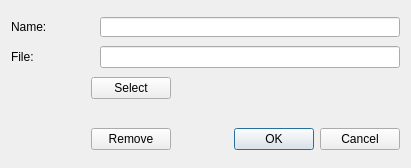
<?xml version="1.0" encoding="UTF-8"?>
<ui version="4.0">
 <class>C_UiScriptFileRecordProperties</class>
 <widget class="QDialog" name="C_UiScriptFileRecordProperties">
  <property name="geometry">
   <rect>
    <x>0</x>
    <y>0</y>
    <width>408</width>
    <height>168</height>
   </rect>
  </property>
  <property name="windowTitle">
   <string>Script</string>
  </property>
  <layout class="QVBoxLayout" name="verticalLayout_2">
   <item>
    <layout class="QVBoxLayout" name="verticalLayout">
     <property name="spacing">
      <number>9</number>
     </property>
     <item>
      <layout class="QHBoxLayout" name="horizontalLayout_4">
       <item>
        <widget class="QLabel" name="NameLabel">
         <property name="minimumSize">
          <size>
           <width>80</width>
           <height>0</height>
          </size>
         </property>
         <property name="text">
          <string>Name:</string>
         </property>
        </widget>
       </item>
       <item>
        <widget class="QLineEdit" name="NameLineEdit">
         <property name="minimumSize">
          <size>
           <width>300</width>
           <height>0</height>
          </size>
         </property>
         <property name="maximumSize">
          <size>
           <width>300</width>
           <height>20</height>
          </size>
         </property>
        </widget>
       </item>
      </layout>
     </item>
     <item>
      <layout class="QHBoxLayout" name="horizontalLayout_2">
       <item>
        <widget class="QLabel" name="FileLabel">
         <property name="minimumSize">
          <size>
           <width>80</width>
           <height>0</height>
          </size>
         </property>
         <property name="text">
          <string>File:</string>
         </property>
        </widget>
       </item>
       <item>
        <widget class="QLineEdit" name="FileLineEdit">
         <property name="minimumSize">
          <size>
           <width>300</width>
           <height>0</height>
          </size>
         </property>
        </widget>
       </item>
      </layout>
     </item>
     <item>
      <layout class="QHBoxLayout" name="horizontalLayout_3">
       <item>
        <spacer name="horizontalSpacer_4">
         <property name="orientation">
          <enum>Qt::Horizontal</enum>
         </property>
         <property name="sizeType">
          <enum>QSizePolicy::Fixed</enum>
         </property>
         <property name="sizeHint" stdset="0">
          <size>
           <width>80</width>
           <height>20</height>
          </size>
         </property>
        </spacer>
       </item>
       <item>
        <widget class="QPushButton" name="SelectButton">
         <property name="text">
          <string>Select</string>
         </property>
        </widget>
       </item>
       <item>
        <spacer name="horizontalSpacer_2">
         <property name="orientation">
          <enum>Qt::Horizontal</enum>
         </property>
         <property name="sizeHint" stdset="0">
          <size>
           <width>40</width>
           <height>20</height>
          </size>
         </property>
        </spacer>
       </item>
      </layout>
     </item>
     <item>
      <spacer name="verticalSpacer">
       <property name="orientation">
        <enum>Qt::Vertical</enum>
       </property>
       <property name="sizeType">
        <enum>QSizePolicy::Fixed</enum>
       </property>
       <property name="sizeHint" stdset="0">
        <size>
         <width>20</width>
         <height>20</height>
        </size>
       </property>
      </spacer>
     </item>
     <item>
      <layout class="QHBoxLayout" name="horizontalLayout">
       <item>
        <spacer name="horizontalSpacer_7">
         <property name="orientation">
          <enum>Qt::Horizontal</enum>
         </property>
         <property name="sizeType">
          <enum>QSizePolicy::Minimum</enum>
         </property>
         <property name="sizeHint" stdset="0">
          <size>
           <width>80</width>
           <height>20</height>
          </size>
         </property>
        </spacer>
       </item>
       <item>
        <widget class="QPushButton" name="RemoveButton">
         <property name="text">
          <string>Remove</string>
         </property>
        </widget>
       </item>
       <item>
        <widget class="QDialogButtonBox" name="ButtonBox">
         <property name="sizePolicy">
          <sizepolicy hsizetype="Minimum" vsizetype="Fixed">
           <horstretch>0</horstretch>
           <verstretch>0</verstretch>
          </sizepolicy>
         </property>
         <property name="minimumSize">
          <size>
           <width>200</width>
           <height>0</height>
          </size>
         </property>
         <property name="orientation">
          <enum>Qt::Horizontal</enum>
         </property>
         <property name="standardButtons">
          <set>QDialogButtonBox::Cancel|QDialogButtonBox::Ok</set>
         </property>
        </widget>
       </item>
      </layout>
     </item>
    </layout>
   </item>
  </layout>
 </widget>
 <resources/>
 <connections>
  <connection>
   <sender>ButtonBox</sender>
   <signal>accepted()</signal>
   <receiver>C_UiScriptFileRecordProperties</receiver>
   <slot>accept()</slot>
   <hints>
    <hint type="sourcelabel">
     <x>248</x>
     <y>254</y>
    </hint>
    <hint type="destinationlabel">
     <x>157</x>
     <y>274</y>
    </hint>
   </hints>
  </connection>
  <connection>
   <sender>ButtonBox</sender>
   <signal>rejected()</signal>
   <receiver>C_UiScriptFileRecordProperties</receiver>
   <slot>reject()</slot>
   <hints>
    <hint type="sourcelabel">
     <x>316</x>
     <y>260</y>
    </hint>
    <hint type="destinationlabel">
     <x>286</x>
     <y>274</y>
    </hint>
   </hints>
  </connection>
 </connections>
</ui>
